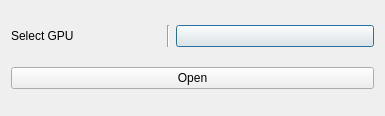
<?xml version="1.0" encoding="UTF-8"?>
<ui version="4.0">
 <class>openTrainToolDialog</class>
 <widget class="QDialog" name="openTrainToolDialog">
  <property name="geometry">
   <rect>
    <x>0</x>
    <y>0</y>
    <width>385</width>
    <height>116</height>
   </rect>
  </property>
  <property name="windowTitle">
   <string>open Train Tool</string>
  </property>
  <layout class="QVBoxLayout" name="verticalLayout">
   <item>
    <layout class="QHBoxLayout" name="horizontalLayout_22">
     <item>
      <widget class="BodyLabel" name="trainSetLabel_5">
       <property name="sizePolicy">
        <sizepolicy hsizetype="Fixed" vsizetype="Preferred">
         <horstretch>0</horstretch>
         <verstretch>0</verstretch>
        </sizepolicy>
       </property>
       <property name="minimumSize">
        <size>
         <width>150</width>
         <height>0</height>
        </size>
       </property>
       <property name="text">
        <string>Select GPU</string>
       </property>
      </widget>
     </item>
     <item>
      <widget class="Line" name="line_23">
       <property name="orientation">
        <enum>Qt::Vertical</enum>
       </property>
      </widget>
     </item>
     <item>
      <widget class="ComboBox" name="selectGPUCb"/>
     </item>
    </layout>
   </item>
   <item>
    <widget class="PrimaryPushButton" name="startPb">
     <property name="text">
      <string>Open</string>
     </property>
    </widget>
   </item>
  </layout>
 </widget>
 <customwidgets>
  <customwidget>
   <class>ComboBox</class>
   <extends>QPushButton</extends>
   <header>qfluentwidgets</header>
  </customwidget>
  <customwidget>
   <class>PushButton</class>
   <extends>QPushButton</extends>
   <header>qfluentwidgets</header>
  </customwidget>
  <customwidget>
   <class>PrimaryPushButton</class>
   <extends>PushButton</extends>
   <header>qfluentwidgets</header>
  </customwidget>
  <customwidget>
   <class>BodyLabel</class>
   <extends>QLabel</extends>
   <header>qfluentwidgets</header>
  </customwidget>
 </customwidgets>
 <resources/>
 <connections/>
</ui>
